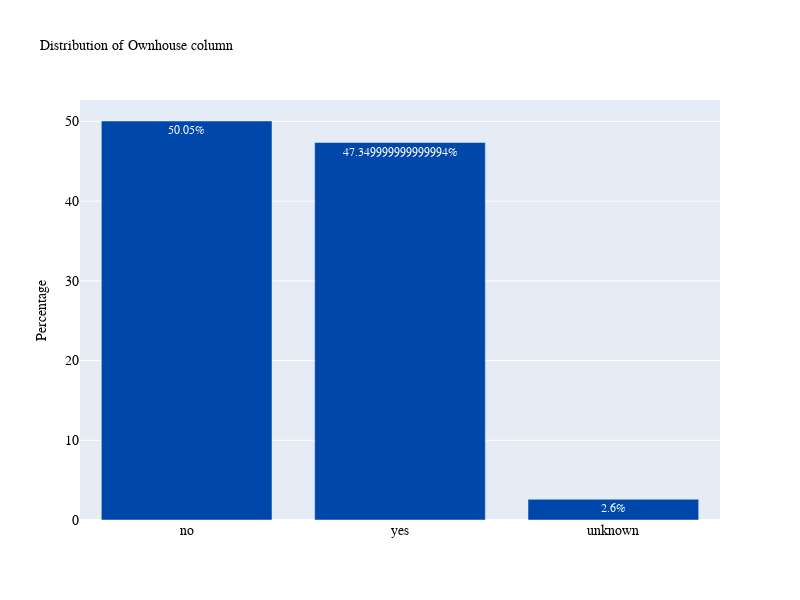

The cell this chart's notebook holds for it:
### Code cell
plot_bar('Ownhouse')

### Figure 1 — Plotly figure (JSON) as saved in the notebook; plotly's stock layout.template omitted (floating-point values rounded to 4 significant figures)
{"data": [{"marker": {"color": "#0047AB"}, "text": ["50.05%", "47.349999999999994%", "2.6%"], "textposition": "auto", "type": "bar", "x": ["no", "yes", "unknown"], "y": [50.05, 47.35, 2.6]}], "layout": {"autosize": false, "font": {"color": "white", "family": "Courier New, monospace", "size": 12}, "height": 600, "title": {"font": {"color": "black", "family": "Courier New, monospace", "size": 14}, "text": "Distribution of Ownhouse column"}, "width": 800, "xaxis": {"tickfont": {"color": "black", "family": "Courier New, monospace", "size": 14}}, "yaxis": {"tickfont": {"color": "black", "family": "Courier New, monospace", "size": 14}, "title": {"font": {"color": "black", "size": 14}, "text": "Percentage"}}}}
